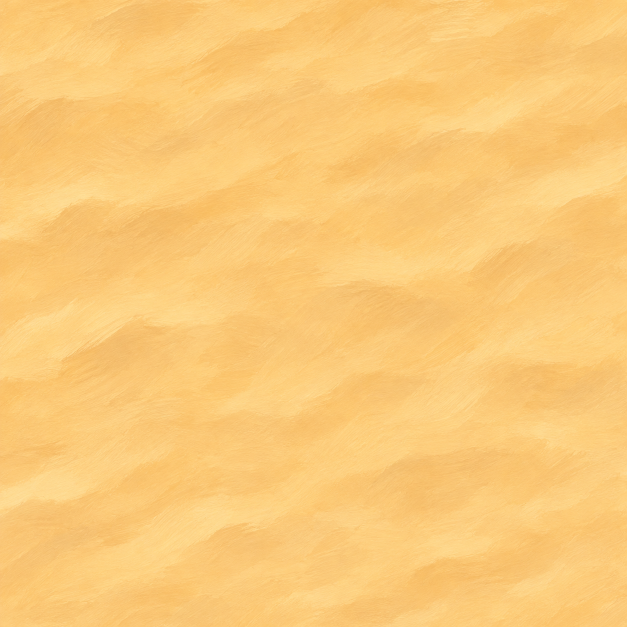
#> input picture art/raw/board-sand.png, 1254 x 1254 px (shown at 1/2 size)
$ python mock_tile.py raw/board-sand.png raw/board-sea.png
#> lines starting #> are read from the running program, lines starting #| are printed output that depends on the picture; after the words box and inside, x2 and y2 are one past the last pixel; in counts of white or black regions, pixels touching at a corner belong together
# 生成したタイルを1024に縮め、六角に切り抜き、盤面の大きさで数字のトークンと単語を重ねた見え方を作る（素材仕様書 7章の5）
#   python art/mock_tile.py <入力.png> <名前>
import math, sys
from PIL import Image, ImageDraw, ImageFont
src, name = sys.argv[1], sys.argv[2]
im = Image.open(src).convert("RGB").resize((1024, 1024), Image.LANCZOS)
H = 1024
pts = [(512 + (H / 2) * math.cos(math.radians(a - 90)), 512 + (H / 2) * math.sin(math.radians(a - 90))) for a in range(0, 360, 60)]
mask = Image.new("L", (1024, 1024), 0)
#> mask: PIL image 1024x1024 L; every value is 0
ImageDraw.Draw(mask).polygon(pts, fill=255)
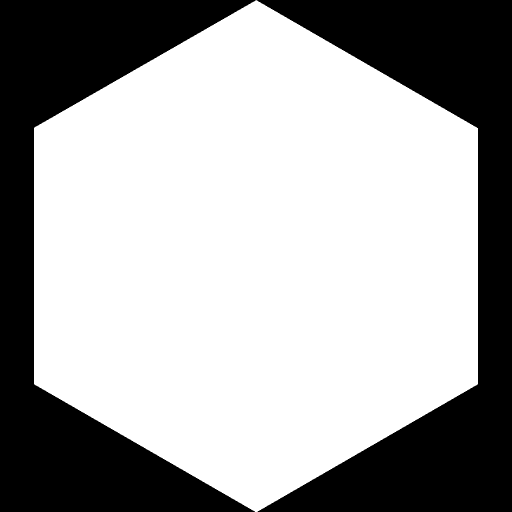
#> mask: PIL image 1024x1024 L (shown at 1/2 size); 65.1% white; 2 black regions, box (x1, y1, x2, y2) and area: (0, 0, 512, 1024) 183076, (513, 0, 1024, 1024) 183041
hexim = Image.new("RGBA", (1024, 1024), (0, 0, 0, 0))
#> hexim: PIL image 1024x1024 RGBA; every value is 0
hexim.paste(im, (0, 0), mask)
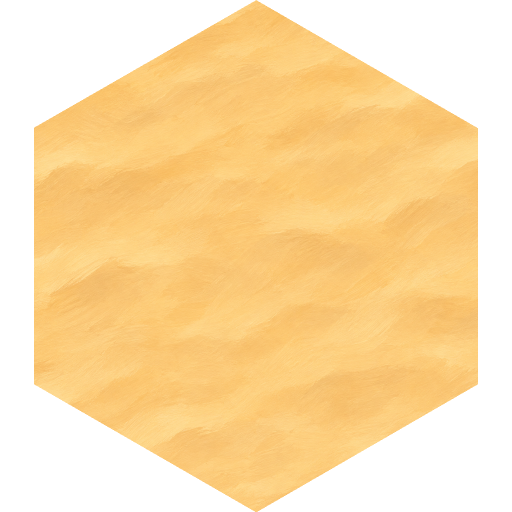
#> hexim: PIL image 1024x1024 RGBA (shown at 1/2 size); mean R, G, B, A 163.3, 131.2, 78, 166; transparent parts drawn white
S = 2
R = 180 / math.sqrt(3)
Wt, Ht = 180, 2 * R
tile = hexim.crop((512 - 443, 0, 512 + 443, 1024)).resize((int(Wt * S), int(Ht * S)), Image.LANCZOS)
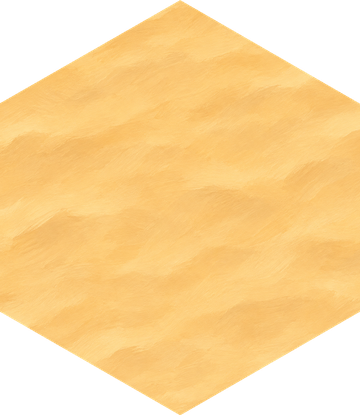
#> tile: PIL image 360x415 RGBA; mean R, G, B, A 190.4, 153.1, 91, 191.5; transparent parts drawn white
can = Image.new("RGBA", (int(Wt * S) + 40, int(Ht * S) + 40), (234, 224, 200, 255))
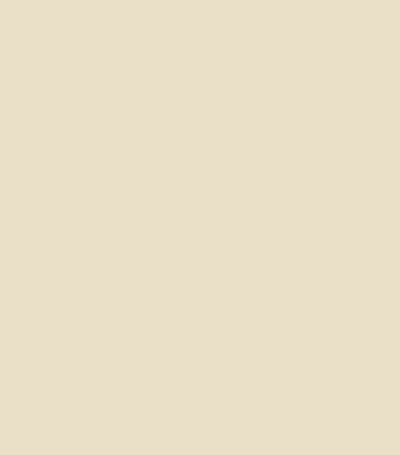
#> can: PIL image 400x455 RGBA; mean R, G, B, A 234, 224, 200, 255
can.alpha_composite(tile, (20, 20))
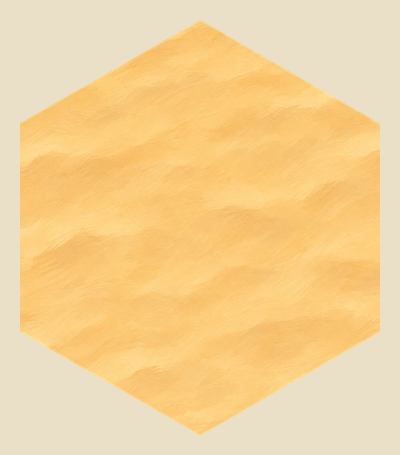
#> can: PIL image 400x455 RGBA; mean R, G, B, A 244.4, 210.2, 150.6, 255
d = ImageDraw.Draw(can)
cx, cy = 20 + Wt * S / 2, 20 + Ht * S / 2
r, oy = 27 * S, 10 * S
d.ellipse((cx - r, cy + oy - r, cx + r, cy + oy + r), fill=(240, 214, 140, 255), outline=(90, 60, 30, 255), width=2 * S)
f = ImageFont.truetype("arialbd.ttf", 28 * S)
d.text((cx, cy + oy + 2), "8", fill=(200, 40, 30, 255), font=f, anchor="mm")
# 単語はトークンの下に、白い帯で描く
fw = ImageFont.truetype("arialbd.ttf", 22 * S)
ty = cy + 62 * S
tw = d.textlength(name, font=fw)
#> tw = 413.6
d.rounded_rectangle((cx - tw / 2 - 10, ty - 16 * S, cx + tw / 2 + 10, ty + 14 * S), radius=8, fill=(255, 250, 235, 230))
d.text((cx, ty), name, fill=(70, 45, 20, 255), font=fw, anchor="mm")
can.save(src.replace(".png", "-board-mock.png"))
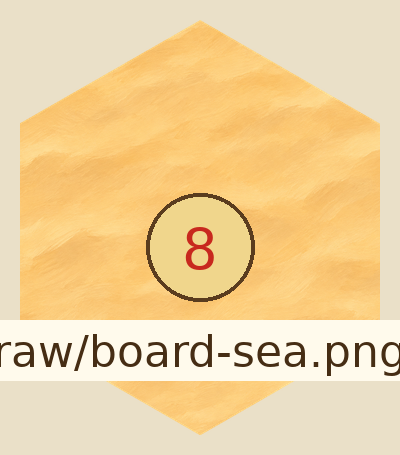
#> saved as board-sand-board-mock.png: PIL image 400x455 RGBA; mean R, G, B, A 240.3, 210.9, 158.8, 252.1; transparent parts drawn white
print(Image.open(src).size)
